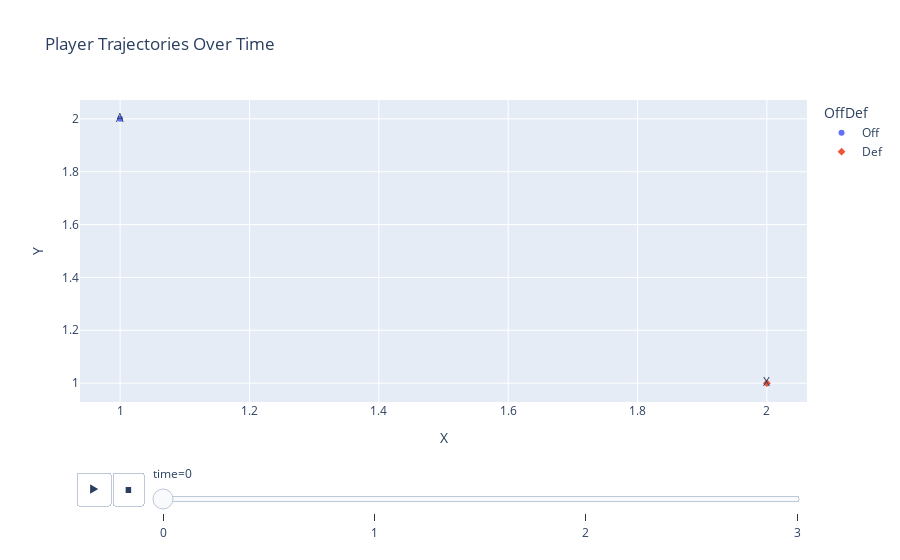

Notebook code cell kept with this figure:
### Code cell
import plotly.express as px

# Sample data in a Pandas DataFrame (replace this with your actual data)
data = pd.DataFrame({
    "ID": [1, 2, 3, 4, 5, 6, 7, 8],
    "OffDef": ["Off", "Off", "Off", "Off", "Def", "Def", "Def", "Def"],
    "X": [1, 3, 5, 7, 2, 4, 6, 8],
    "Y": [2, 4, 6, 8, 1, 3, 5, 7],
    "positions": ["A", "B", "C", "D", "X", "Y", "Z", "W"],
    "time": [0, 1, 2, 3, 0, 1, 2, 3]  # Replace this with your time data
})

# Create an animated Plotly scatter plot
fig = px.scatter(data, x="X", y="Y", animation_frame="time", color="OffDef", symbol="OffDef",
                 text="positions", title="Player Trajectories Over Time")

# Customize the appearance of the plot
fig.update_traces(marker=dict(size=10), selector=dict(mode='markers+lines'))

fig.show()

### Figure 1 — Plotly figure (JSON) as saved in the notebook; plotly's stock layout.template omitted (floating-point values rounded to 4 significant figures)
{"data": [{"hovertemplate": "OffDef=Off<br>time=0<br>X=%{x}<br>Y=%{y}<br>positions=%{text}<extra></extra>", "legendgroup": "Off", "marker": {"color": "#636efa", "symbol": "circle"}, "mode": "markers+text", "name": "Off", "orientation": "v", "showlegend": true, "text": ["A"], "type": "scatter", "x": [1], "xaxis": "x", "y": [2], "yaxis": "y"}, {"hovertemplate": "OffDef=Def<br>time=0<br>X=%{x}<br>Y=%{y}<br>positions=%{text}<extra></extra>", "legendgroup": "Def", "marker": {"color": "#EF553B", "symbol": "diamond"}, "mode": "markers+text", "name": "Def", "orientation": "v", "showlegend": true, "text": ["X"], "type": "scatter", "x": [2], "xaxis": "x", "y": [1], "yaxis": "y"}], "layout": {"legend": {"title": {"text": "OffDef"}, "tracegroupgap": 0}, "sliders": [{"active": 0, "currentvalue": {"prefix": "time="}, "len": 0.9, "pad": {"b": 10, "t": 60}, "steps": [{"args": [["0"], {"frame": {"duration": 0, "redraw": false}, "fromcurrent": true, "mode": "immediate", "transition": {"duration": 0, "easing": "linear"}}], "label": "0", "method": "animate"}, {"args": [["1"], {"frame": {"duration": 0, "redraw": false}, "fromcurrent": true, "mode": "immediate", "transition": {"duration": 0, "easing": "linear"}}], "label": "1", "method": "animate"}, {"args": [["2"], {"frame": {"duration": 0, "redraw": false}, "fromcurrent": true, "mode": "immediate", "transition": {"duration": 0, "easing": "linear"}}], "label": "2", "method": "animate"}, {"args": [["3"], {"frame": {"duration": 0, "redraw": false}, "fromcurrent": true, "mode": "immediate", "transition": {"duration": 0, "easing": "linear"}}], "label": "3", "method": "animate"}], "x": 0.1, "xanchor": "left", "y": 0, "yanchor": "top"}], "title": {"text": "Player Trajectories Over Time"}, "updatemenus": [{"buttons": [{"args": [null, {"frame": {"duration": 500, "redraw": false}, "fromcurrent": true, "mode": "immediate", "transition": {"duration": 500, "easing": "linear"}}], "label": "&#9654;", "method": "animate"}, {"args": [[null], {"frame": {"duration": 0, "redraw": false}, "fromcurrent": true, "mode": "immediate", "transition": {"duration": 0, "easing": "linear"}}], "label": "&#9724;", "method": "animate"}], "direction": "left", "pad": {"r": 10, "t": 70}, "showactive": false, "type": "buttons", "x": 0.1, "xanchor": "right", "y": 0, "yanchor": "top"}], "xaxis": {"anchor": "y", "domain": [0, 1], "title": {"text": "X"}}, "yaxis": {"anchor": "x", "domain": [0, 1], "title": {"text": "Y"}}}}
